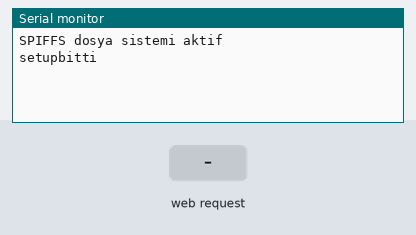
Bench run of a sketch on a simulated ESP8266 (NodeMCU). On the bench: the last lines printed to the serial monitor. The inputs (shaded band) are chosen by the test bench. Storage starts empty.

Above: at 3.2 s.
3.3 s: HTTP request GET /RcolorAl received
At 3.9 s:
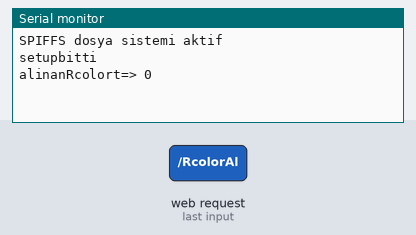
4.8 s: HTTP request GET /GcolorAl received
At 6.0 s:
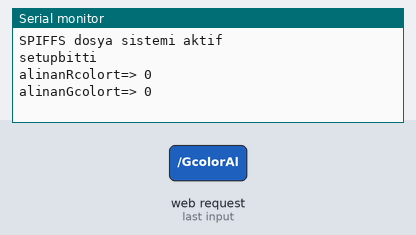
6.3 s: HTTP request GET /BcolorAl received
At 7.4 s:
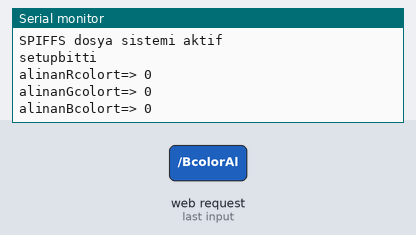

Measured:
- after the input at 3.3 s, the serial monitor: prints a new line at once (image 1)
- after the input at 4.8 s, the serial monitor: prints a new line at once (image 2)
- after the input at 6.3 s, the serial monitor: prints a new line at once (image 3)

The sketch:

2019-12-25-1343_neopixel.ino
```cpp
#include <ESP8266WiFi.h>
#include <WiFiClient.h>
#include <ESP8266WebServer.h>
#include <FS.h>
#include <ArduinoJson.h>
#include <TimeLib.h>


int alinanRcolor=0;
int alinanGcolor=0;
int alinanBcolor=0;

String javasciptenRenkText;// javasciptenRenkText i daha once local yapmistim espyeZamanAl in icindei her fonksiyon tetiklendiginde O landi
String javasciptenRenkText2;
String javasciptenRenkText3;
ESP8266WebServer server(80);

//Enter your SSID and PASSWORD
const char* ssid = "ESP8266";
const char* password = "12345678";


void espyeRcolorAl() {

 javasciptenRenkText = server.arg("Rcolor"); //Refer  xhttp.open("GET", "setLED?xxx="+today.getTime(), true)
 alinanRcolor=javasciptenRenkText.toInt();
// javasciptenRenkText2 = server.arg("Gcolor"); //Refer  xhttp.open("GET", "setLED?xxx="+today.getTime(), true)
 //alinanGcolor=javasciptenRenkText2.toInt();
 Serial.print("alinanRcolort=> ");Serial.println(alinanRcolor);

String str1="RcolorAlindi";
server.send(200, "text/plane",str1 ); //Send web page
//http://192.168.4.1/zamanAl sayfasina str1 yazar

}
void espyeGcolorAl() {
 javasciptenRenkText2 = server.arg("Gcolor"); //Refer  xhttp.open("GET", "setLED?xxx="+today.getTime(), true)
 alinanGcolor=javasciptenRenkText2.toInt();
Serial.print("alinanGcolort=> ");Serial.println(alinanGcolor);
String str1="GcolorAlindi";
server.send(200, "text/plane",str1 );
}
void espyeBcolorAl() {
 javasciptenRenkText3 = server.arg("Bcolor"); //Refer  xhttp.open("GET", "setLED?xxx="+today.getTime(), true)
 alinanBcolor=javasciptenRenkText3.toInt();
Serial.print("alinanBcolort=> ");Serial.println(alinanBcolor);
String str1="BcolorAlindi";
server.send(200, "text/plane",str1 );
}

void setup(void){
  ESP.eraseConfig();//2019-12-19yeni esp zaman zaman wifi server uzerinden gerekli dosyalara tam bağlanamiyordu. bazen iyi bazen kotu idi. belki bu cozum olur.emin degilim
  Serial.begin(115200);
  SPIFFS.begin();
  if(SPIFFS.begin()){
     Serial.println("SPIFFS dosya sistemi aktif");
    //return;
  }

    File file1 = SPIFFS.open("/jscolor.js", "r");
  if(file1){
    Serial.println("jscolor.js acildi");

  }
      File file2 = SPIFFS.open("/index.html", "r");
  if(file2){
    Serial.println("index.html acildi");

  }


  WiFi.softAP(ssid, password);
  IPAddress IP = WiFi.softAPIP();

  server.serveStatic("/", SPIFFS, "/index.html");
  server.serveStatic("/jscolor.js", SPIFFS, "/jscolor.js");

  server.on("/RcolorAl", espyeRcolorAl);
  server.on("/GcolorAl", espyeGcolorAl);
  server.on("/BcolorAl", espyeBcolorAl);
  setTime(1000);
  server.begin();
  delay(2000);
  Serial.println("setupbitti");
}

void loop(void){
 server.handleClient();


}
```
